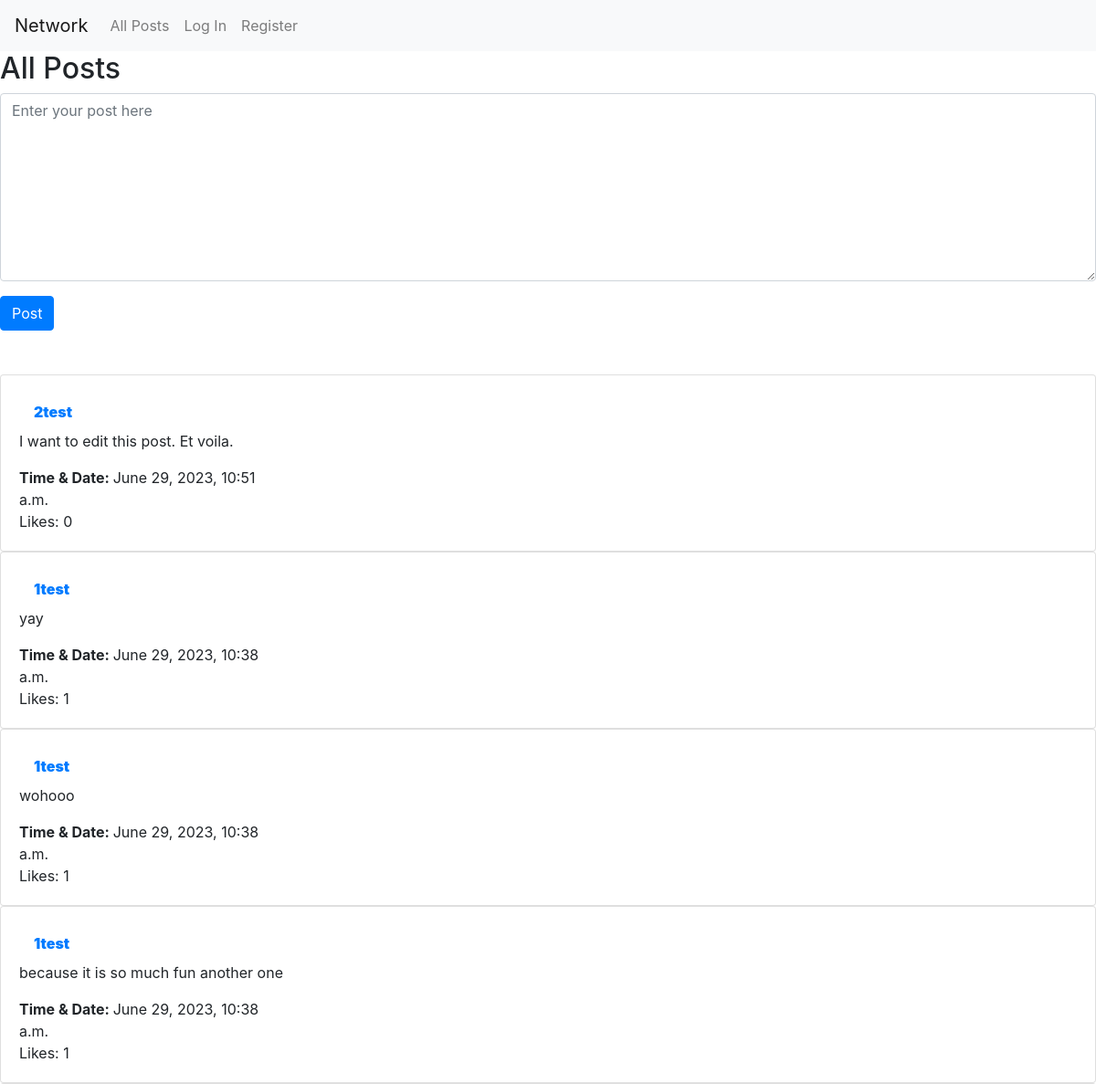
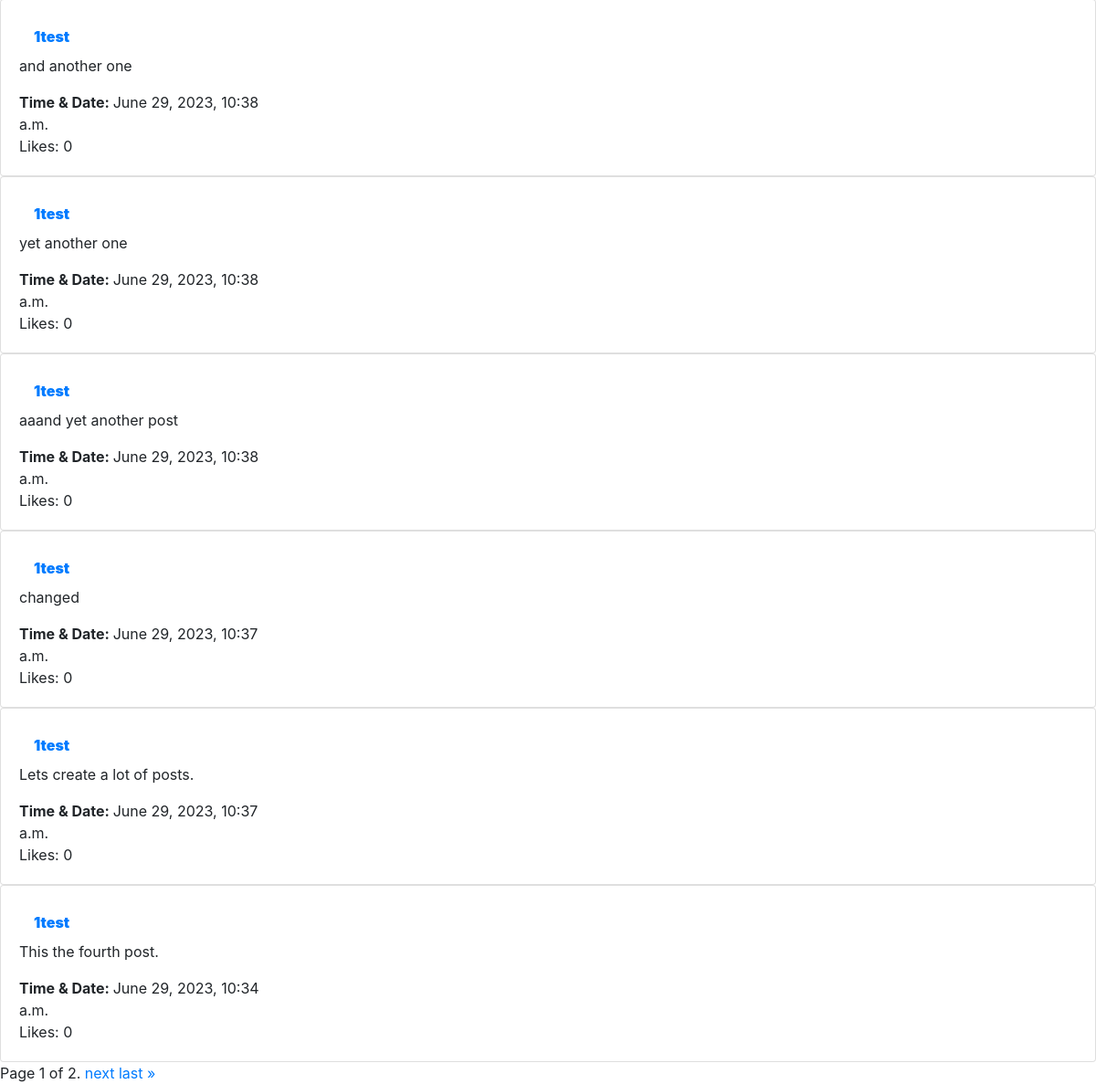
Page /all_posts on the committed database (2 pictures, top to bottom).
### network/models.py (models this page shows, shortened)
class Post(models.Model):
    user = models.ForeignKey(User, on_delete=models.CASCADE, default='1', related_name="author")
    content = models.CharField(max_length=300)
    timestamp = models.DateTimeField()
    likes = models.IntegerField(default=0)

class User(AbstractUser):
    pass

### network/views.py (the view)
# urls.py: path("all_posts", views.all_posts, name="all_posts"),
def all_posts(request):
    posts = Post.objects.all().order_by('-timestamp')
    for post in posts:
        post.likes = Like.objects.filter(post=post.id).count()
        post.save()
    paginator = Paginator(posts, 10)
    page_number = request.GET.get('page')
    page_obj = paginator.get_page(page_number)
    allLikes = Like.objects.all()
    whoYouLiked = []
    like_count = Like.objects.values('post').annotate(c=Count("post"))
    post_ids = list(Like.objects.values_list('post', flat=True))
    for post in posts:
        post.likes = Like.objects.filter(post=post.id).count()
        post.save()
    try:
        for like in allLikes:
            if like.user.id == request.user.id:
                whoYouLiked.append(like.post.id)
    except:
        whoYouLiked = []
    if request.method == "POST":
        new_post = Post.objects.create(
            user = request.user,
            content = request.POST["post"],
            timestamp = datetime.datetime.now(),
            likes = 0
        )
        new_post.save()
        return HttpResponseRedirect(reverse(all_posts))
    else:
        return render(request, "network/all_posts.html", {
            'page_obj': page_obj,
            'whoYouLiked': whoYouLiked,
            'like_count' : like_count,
            'post_ids': post_ids
        })

### network/templates/network/all_posts.html (shortened to what this page needs)
{% extends "network/layout.html" %}
{% block body %}
<h2>All Posts</h2>
<form action="{% url 'all_posts' %}" method="post">
    <div class="input-group mb-3">
        <textarea name="post" class="form-control" rows="8" cols="80" placeholder="Enter your post here"></textarea>
    </div>
    <input type="submit" class="btn btn-primary" value="Post"><br><br>
</form><br>
<div>
{% for post in page_obj %}
          <div class="card">
            <div class="card-body">
              <div class="row">
                <div class="col-md-6">
                  <b>
                    <a class="nav-link" href="{% url 'profile' user_id=post.user.id %}"><strong> {{ post.user }}</strong></a>
                    </b>
                  <p id="content_{{post.id}}">{{ post.content }}</p>
                </div>
              </div>
              <div class="row">
                <div class="col-md-3">
                  <b>Time & Date: </b> {{ post.timestamp }} <br />
                  <div id="like-count-{{post.id}}" class="d-inline-block">Likes: {{ post.likes }}</div>
                </div>
            </div>
            </div>
          </div>
    {% endfor %}
</div>
<div class="pagination">
  <span class="step-links">
      <span class="current">
          Page {{ page_obj.number }} of {{ page_obj.paginator.num_pages }}.
      </span>
      {% if page_obj.has_next %}
          <a href="?page={{ page_obj.next_page_number }}">next</a>
          <a href="?page={{ page_obj.paginator.num_pages }}">last &raquo;</a>
      {% endif %}
  </span>
</div>
{% endblock %}

### network/templates/network/layout.html (shortened to what this page needs)
{% load static %}
<!DOCTYPE html>
<html lang="en">
    <head>
        <link rel="stylesheet" href="https://stackpath.bootstrapcdn.com/bootstrap/4.4.1/css/bootstrap.min.css">
        <link href="{% static 'network/styles.css' %}" rel="stylesheet">
        <link rel="stylesheet" href="https://cdnjs.cloudflare.com/ajax/libs/font-awesome/4.7.0/css/font-awesome.min.css">
    </head>
    <body>
        <nav class="navbar navbar-expand-lg navbar-light bg-light">
            <a class="navbar-brand" href="{% url 'index' %}">Network</a>
            <div>
              <ul class="navbar-nav mr-auto">
                <li class="nav-item">
                  <a class="nav-link" href="{% url 'all_posts' %}">All Posts</a>
                </li>
                {% if user.is_authenticated %}
                    <li class="nav-item">
                        <a class="nav-link" href="{% url 'following' %}">Following</a>
                    </li>
                    <li class="nav-item">
                        <a class="nav-link" href="{% url 'logout' %}">Log Out</a>
                    </li>
                {% else %}
                    <li class="nav-item">
                        <a class="nav-link" href="{% url 'login' %}">Log In</a>
                    </li>
                    <li class="nav-item">
                        <a class="nav-link" href="{% url 'register' %}">Register</a>
                    </li>
                {% endif %}
              </ul>
            </div>
          </nav>
        <div class="body">
            {% block body %}
            {% endblock %}
        </div>
    </body>
</html>

### rows in the picture
Post: user "2test", content "I want to edit this post. Et voila.", timestamp "June 29, 2023, 10:51 a.m.", likes "0"
Post: user "1test", content "yay", timestamp "June 29, 2023, 10:38 a.m.", likes "1"
Post: user "1test", content "wohooo", timestamp "June 29, 2023, 10:38 a.m.", likes "1"
Post: user "1test", content "because it is so much fun another one", timestamp "June 29, 2023, 10:38 a.m.", likes "1"
Post: user "1test", content "and another one", timestamp "June 29, 2023, 10:38 a.m.", likes "0"
Post: user "1test", content "yet another one", timestamp "June 29, 2023, 10:38 a.m.", likes "0"
Post: user "1test", content "aaand yet another post", timestamp "June 29, 2023, 10:38 a.m.", likes "0"
Post: user "1test", content "changed", timestamp "June 29, 2023, 10:37 a.m.", likes "0"
Post: user "1test", content "Lets create a lot of posts.", timestamp "June 29, 2023, 10:37 a.m.", likes "0"
Post: user "1test", content "This the fourth post.", timestamp "June 29, 2023, 10:34 a.m.", likes "0"

### other values in the picture
{{ page_obj.number }} "1"
{{ page_obj.paginator.num_pages }} "2"
